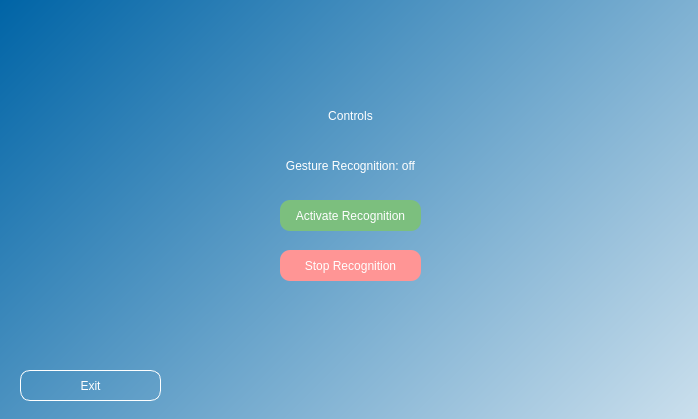
<?xml version="1.0" encoding="UTF-8"?>
<ui version="4.0">
 <class>Dialog</class>
 <widget class="QDialog" name="Dialog">
  <property name="geometry">
   <rect>
    <x>0</x>
    <y>0</y>
    <width>698</width>
    <height>419</height>
   </rect>
  </property>
  <property name="windowTitle">
   <string>Dialog</string>
  </property>
  <property name="styleSheet">
   <string notr="true">QWidget#widget{
background-color: qlineargradient(spread:pad, x1:0, y1:0, x2:1, y2:1, stop:0 rgba(0, 100, 166, 255), stop:1 rgba(255, 255, 255, 255));}</string>
  </property>
  <widget class="QWidget" name="widget" native="true">
   <property name="geometry">
    <rect>
     <x>0</x>
     <y>0</y>
     <width>701</width>
     <height>701</height>
    </rect>
   </property>
   <widget class="QLabel" name="label">
    <property name="geometry">
     <rect>
      <x>0</x>
      <y>90</y>
      <width>701</width>
      <height>51</height>
     </rect>
    </property>
    <property name="styleSheet">
     <string notr="true">color: rgb(255, 255, 255); 
font: 75 20pt &quot;MS Shell Dlg 2&quot;;</string>
    </property>
    <property name="text">
     <string>Controls</string>
    </property>
    <property name="scaledContents">
     <bool>true</bool>
    </property>
    <property name="alignment">
     <set>Qt::AlignCenter</set>
    </property>
   </widget>
   <widget class="QPushButton" name="activateButton">
    <property name="geometry">
     <rect>
      <x>280</x>
      <y>200</y>
      <width>141</width>
      <height>31</height>
     </rect>
    </property>
    <property name="styleSheet">
     <string notr="true">border-radius: 10px;
background-color: rgb(124, 191, 126);
color: rgb(255, 255, 255);
font: 9pt &quot;MS Shell Dlg 2&quot;;</string>
    </property>
    <property name="text">
     <string>Activate Recognition</string>
    </property>
   </widget>
   <widget class="QPushButton" name="exitButton">
    <property name="geometry">
     <rect>
      <x>20</x>
      <y>370</y>
      <width>141</width>
      <height>31</height>
     </rect>
    </property>
    <property name="styleSheet">
     <string notr="true">border-radius: 10px;
border: 0.5px solid white;
color: rgb(255, 255, 255);
font: 9pt &quot;MS Shell Dlg 2&quot;;</string>
    </property>
    <property name="text">
     <string>Exit</string>
    </property>
   </widget>
   <widget class="QPushButton" name="stopButton">
    <property name="geometry">
     <rect>
      <x>280</x>
      <y>250</y>
      <width>141</width>
      <height>31</height>
     </rect>
    </property>
    <property name="styleSheet">
     <string notr="true">border-radius: 10px;
background-color: rgb(255, 149, 149);
color: rgb(255, 255, 255);
font: 9pt &quot;MS Shell Dlg 2&quot;;</string>
    </property>
    <property name="text">
     <string>Stop Recognition</string>
    </property>
   </widget>
   <widget class="QLabel" name="recognitionLabel">
    <property name="geometry">
     <rect>
      <x>0</x>
      <y>140</y>
      <width>701</width>
      <height>51</height>
     </rect>
    </property>
    <property name="styleSheet">
     <string notr="true">color: rgb(255, 255, 255); 
font: 75 10pt &quot;MS Shell Dlg 2&quot;;</string>
    </property>
    <property name="text">
     <string>Gesture Recognition: off</string>
    </property>
    <property name="scaledContents">
     <bool>true</bool>
    </property>
    <property name="alignment">
     <set>Qt::AlignCenter</set>
    </property>
   </widget>
  </widget>
 </widget>
 <resources/>
 <connections/>
</ui>
